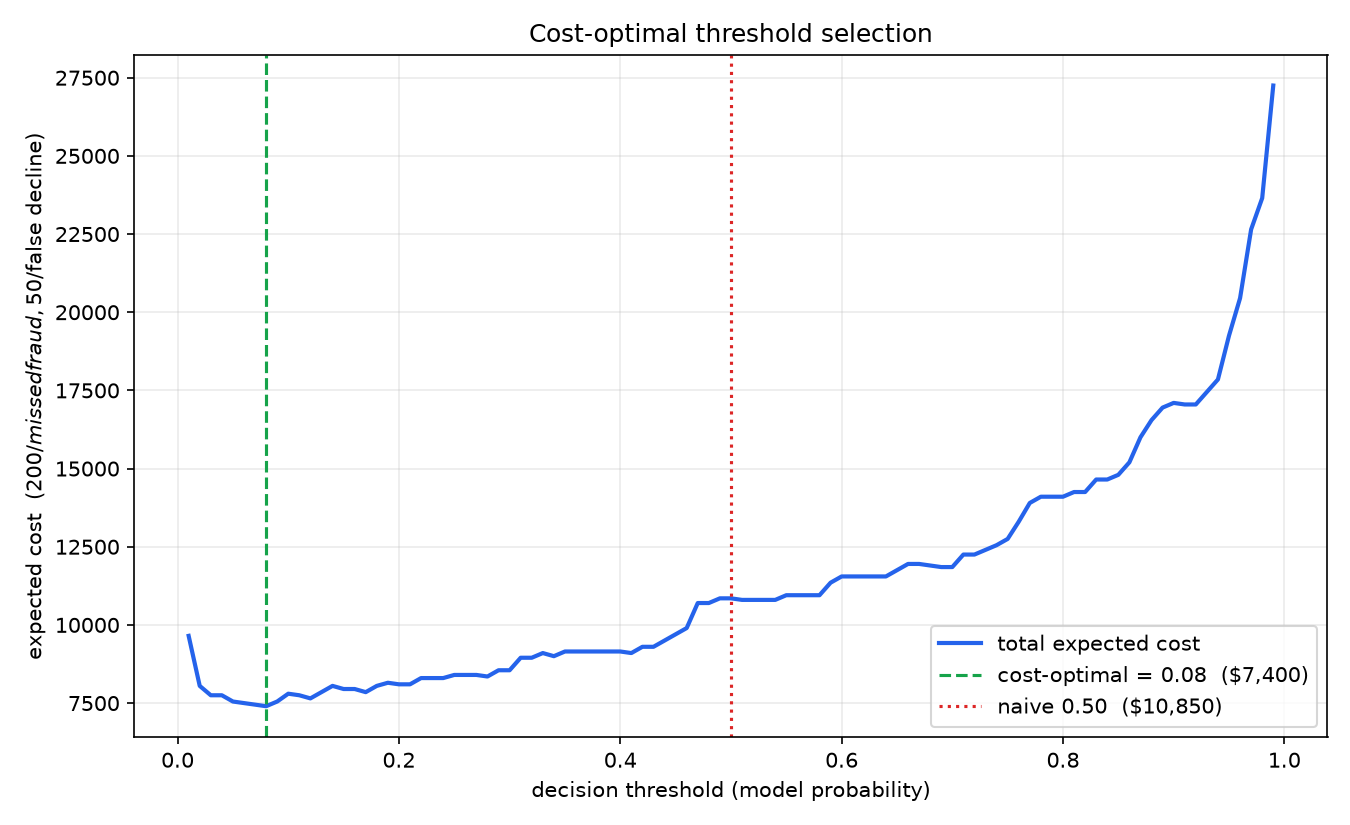

Generate this figure with Python:
import joblib
import numpy as np
import pandas as pd

import matplotlib
matplotlib.use("Agg")
import matplotlib.pyplot as plt

# What each kind of mistake costs us. These are assumptions, not measurements -
# the whole point is that they are a business input, not a statistical one.
COST_MISSED_FRAUD = 200     # we eat the transaction
COST_FALSE_DECLINE = 50     # angry customer, support call, churn risk
COST_REVIEW = 5             # a few minutes of an analyst's time

TRAIN_FRACTION = 0.8


# ---------------------------------------------------------------- test scores
f = pd.read_csv("features.csv", parse_dates=["ts"]).sort_values("ts").reset_index(drop=True)
test = f.iloc[int(len(f) * TRAIN_FRACTION):].copy()

bundle = joblib.load("model.joblib")
probs = bundle["model"].predict_proba(test[bundle["features"]])[:, 1]
y = test["is_fraud"].to_numpy()

n_fraud = int(y.sum())
n_legit = int((y == 0).sum())
print(f"test set: {len(y):,} transactions, {n_fraud} fraud, {n_legit:,} legit\n")


# ------------------------------------------------------- single threshold sweep
thresholds = np.arange(0.01, 1.00, 0.01)
costs, missed_list, fd_list = [], [], []

for t in thresholds:
    flagged = probs >= t
    missed = int(((~flagged) & (y == 1)).sum())        # fraud we let through
    false_declines = int((flagged & (y == 0)).sum())   # legit we blocked
    costs.append(missed * COST_MISSED_FRAUD + false_declines * COST_FALSE_DECLINE)
    missed_list.append(missed)
    fd_list.append(false_declines)

costs = np.array(costs)
best_i = int(costs.argmin())
best_t = thresholds[best_i]

# The naive choice everyone reaches for by default.
naive_i = int(np.argmin(np.abs(thresholds - 0.50)))

print("=== single-threshold cost sweep ===")
print(f"naive 0.50 threshold : cost ${costs[naive_i]:,}  "
      f"(missed {missed_list[naive_i]}, false declines {fd_list[naive_i]})")
print(f"cost-optimal {best_t:.2f}     : cost ${costs[best_i]:,}  "
      f"(missed {missed_list[best_i]}, false declines {fd_list[best_i]})")
reduction = 100 * (costs[naive_i] - costs[best_i]) / costs[naive_i]
print(f"reduction vs 0.50    : {reduction:.1f}%")

# What perfect and do-nothing look like, for scale.
print(f"\nfor scale - approve everything: ${n_fraud * COST_MISSED_FRAUD:,}")
print(f"            decline everything: ${n_legit * COST_FALSE_DECLINE:,}")


# ---------------------------------------------------------------- the plot
fig, ax = plt.subplots(figsize=(9, 5.5))
ax.plot(thresholds, costs, linewidth=2, color="#2563eb", label="total expected cost")
ax.axvline(best_t, color="#16a34a", linestyle="--", linewidth=1.5,
           label=f"cost-optimal = {best_t:.2f}  (${costs[best_i]:,})")
ax.axvline(0.50, color="#dc2626", linestyle=":", linewidth=1.5,
           label=f"naive 0.50  (${costs[naive_i]:,})")
ax.set_xlabel("decision threshold (model probability)")
ax.set_ylabel(f"expected cost  (${COST_MISSED_FRAUD}/missed fraud, ${COST_FALSE_DECLINE}/false decline)")
ax.set_title("Cost-optimal threshold selection")
ax.legend()
ax.grid(alpha=0.25)
fig.tight_layout()
fig.savefig("cost_curve.png", dpi=150)
print("\nsaved cost_curve.png")


# -------------------------------------------------- two thresholds: the policy
# review_t <= p < decline_t goes to a human. Fraud caught in review costs us
# only the analyst's time; legit sent to review costs the same.
best = None
for review_t in np.arange(0.05, 0.96, 0.05):
    for decline_t in np.arange(review_t + 0.05, 1.00, 0.05):
        approve = probs < review_t
        review = (probs >= review_t) & (probs < decline_t)
        decline = probs >= decline_t

        cost = (
            int((approve & (y == 1)).sum()) * COST_MISSED_FRAUD +   # fraud approved
            int((decline & (y == 0)).sum()) * COST_FALSE_DECLINE +  # legit declined
            int(review.sum()) * COST_REVIEW                          # everything reviewed
        )
        if best is None or cost < best[0]:
            best = (cost, review_t, decline_t, approve, review, decline)

cost, review_t, decline_t, approve, review, decline = best

print("\n=== two-threshold policy ===")
print(f"APPROVE  p < {review_t:.2f}")
print(f"REVIEW   {review_t:.2f} <= p < {decline_t:.2f}")
print(f"DECLINE  p >= {decline_t:.2f}")
print(f"total cost: ${cost:,}   (vs ${costs[naive_i]:,} at a naive 0.50 cutoff)")
print(f"reduction vs 0.50: {100 * (costs[naive_i] - cost) / costs[naive_i]:.1f}%")
print()
print(f"  approved: {int(approve.sum()):>6,}  of which fraud (missed): {int((approve & (y==1)).sum())}")
print(f"  reviewed: {int(review.sum()):>6,}  of which fraud (caught):  {int((review & (y==1)).sum())}")
print(f"  declined: {int(decline.sum()):>6,}  of which legit (wrong):  {int((decline & (y==0)).sum())}")
